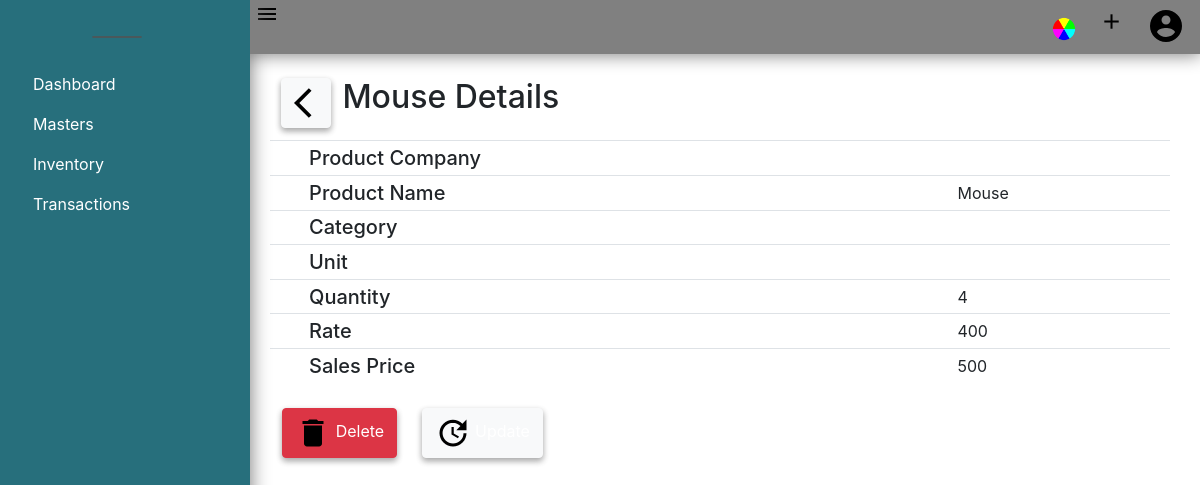
The app's page /product/3/detail (signed in), older data.
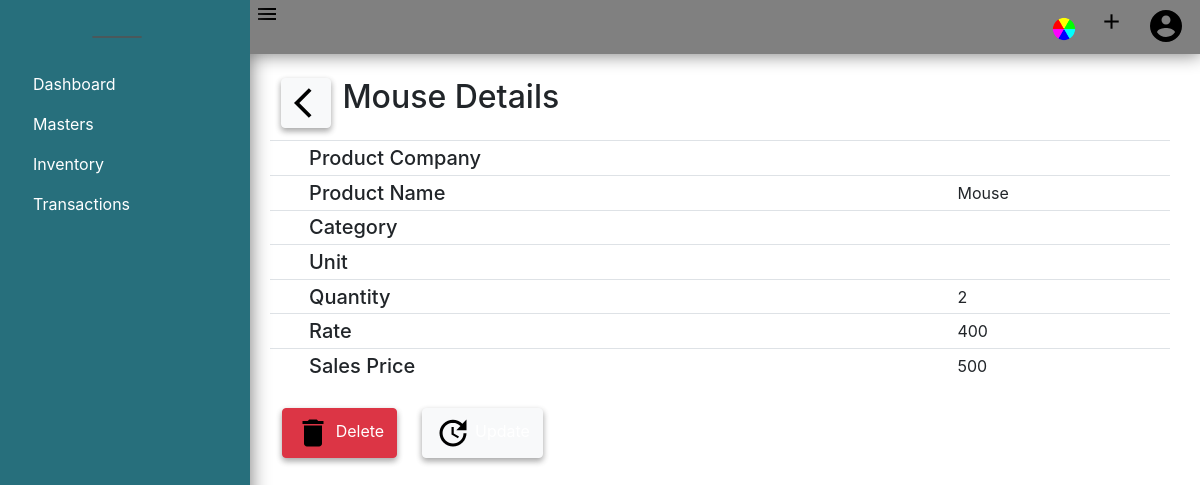
The same page, newer data.
### acsystem/models.py (models this page shows, shortened)
class Product(db.Model):
    id = db.Column(db.Integer, primary_key=True)
    name = db.Column(db.String(40), nullable=False)
    category = db.Column(db.Integer, db.ForeignKey('productcategory.id', ondelete="CASCADE"), nullable=False)
    unit = db.Column(db.Integer, db.ForeignKey('unit.id'), nullable=False)
    quantity = db.Column(db.Integer, default=0)
    rate = db.Column(db.Integer)
    salesprice = db.Column(db.Integer)
    salesproduct = db.relationship('SalesItem',backref="productdetail", lazy=True)
    company_id = db.Column(db.Integer, db.ForeignKey('company.id', ondelete="CASCADE"), nullable=False)

### acsystem/product/routes.py (the view)
@products.route('/product/<int:product_id>/detail')
@login_required
def productdetail(product_id):
    prod = Product.query.get_or_404(product_id)
    if prod.company_id != current_user.activecompany:
        abort(403)
    return render_template('producttemplate/productdetail.html', title=prod.name, prod=prod)

### acsystem/models.py (called while the page is built)
@login_manager.user_loader
def load_user(user_id):
    return User.query.get(int(user_id))

### acsystem/templates/producttemplate/productdetail.html (shortened to what this page needs)
{% extends "layout.html"%}
{% block content %}
<div class="container mt-4">
    <button style="width:50px;" class=" btn btn-light float-left" onclick="window.history.back()">
        <img src="{{ url_for('static', filename='images/back.png') }}" alt="Back" />
    </button>
    <h2 class="mb-4">{{ prod.name }} Details</h2>
    <table class="table table-sm">
        <tbody>
            <tr>
                <td>&Tab;</td>
                <td class="h5">Product Company</td>
                <td id="setcountry"></td>
            </tr>
            <tr>
                <td>&Tab;</td>
                <td class="h5"> Product Name </td>
                <td>{{prod.name}}</td>
            </tr>
            <tr>
                <td>&Tab;</td>
                <td class="h5"> Category </td>
                <td>{{prod.categoryname}}</td>
            </tr>
            <tr>
                <td>&Tab;</td>
                <td class="h5"> Unit </td>
                <td>{{prod.unitname}}</td>
            </tr>
            <tr>
                <td>&Tab;</td>
                <td class="h5"> Quantity </td>
                <td>{{prod.quantity}}</td>
            </tr>
            <tr>
                <td>&Tab;</td>
                <td class="h5"> Rate</td>
                <td>{{prod.rate}}</td>
            </tr>
            <tr>
                <td>&Tab;</td>
                <td class="h5"> Sales Price</td>
                <td>{{prod.salesprice}}</td>
            </tr>
        </tbody>
    </table>
    <table class="mt-4">
        <tbody>
            <tr>
                <td>
                    <button type="button" class="btn btn-danger" data-toggle="modal" data-target="#deleteproduct">
                        <img src="{{ url_for('static',filename='images/delete.png') }}" alt="Delete"> Delete
                    </button>
                </td>
                <td>
                    <a type="button" class="btn btn-light" href="{{ url_for('products.updateproduct', product_id=prod.id) }}"><img
                            src="{{ url_for('static',filename='images/update.png') }}" alt="Delete"> Update
                    </a>
                </td>
            </tr>
        </tbody>
    </table>
</div>
{% endblock content %}

Row changes from the older to the newer data that the page shows:
changed Product "Mouse": quantity "4" → "2"
